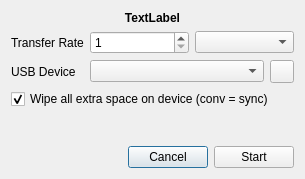
<?xml version="1.0" encoding="UTF-8"?>
<ui version="4.0">
 <class>isoDialog</class>
 <widget class="QDialog" name="isoDialog">
  <property name="geometry">
   <rect>
    <x>0</x>
    <y>0</y>
    <width>305</width>
    <height>179</height>
   </rect>
  </property>
  <property name="windowTitle">
   <string>Burn ISO/IMG to device</string>
  </property>
  <layout class="QFormLayout" name="formLayout">
   <item row="0" column="0" colspan="2">
    <widget class="QLabel" name="label_iso">
     <property name="font">
      <font>
       <weight>75</weight>
       <bold>true</bold>
      </font>
     </property>
     <property name="text">
      <string>TextLabel</string>
     </property>
     <property name="alignment">
      <set>Qt::AlignCenter</set>
     </property>
    </widget>
   </item>
   <item row="1" column="0">
    <widget class="QLabel" name="label">
     <property name="sizePolicy">
      <sizepolicy hsizetype="Expanding" vsizetype="Preferred">
       <horstretch>0</horstretch>
       <verstretch>0</verstretch>
      </sizepolicy>
     </property>
     <property name="text">
      <string>Transfer Rate</string>
     </property>
    </widget>
   </item>
   <item row="1" column="1">
    <layout class="QHBoxLayout" name="horizontalLayout">
     <item>
      <widget class="QSpinBox" name="spin_rate_num">
       <property name="sizePolicy">
        <sizepolicy hsizetype="Preferred" vsizetype="Fixed">
         <horstretch>0</horstretch>
         <verstretch>0</verstretch>
        </sizepolicy>
       </property>
       <property name="minimum">
        <number>1</number>
       </property>
       <property name="maximum">
        <number>1023</number>
       </property>
      </widget>
     </item>
     <item>
      <widget class="QComboBox" name="combo_rate_units"/>
     </item>
    </layout>
   </item>
   <item row="2" column="0">
    <widget class="QLabel" name="label_3">
     <property name="text">
      <string>USB Device</string>
     </property>
    </widget>
   </item>
   <item row="3" column="0" colspan="2">
    <widget class="QCheckBox" name="check_sync">
     <property name="text">
      <string>Wipe all extra space on device (conv = sync)</string>
     </property>
     <property name="checked">
      <bool>true</bool>
     </property>
    </widget>
   </item>
   <item row="2" column="1">
    <layout class="QHBoxLayout" name="horizontalLayout_2">
     <item>
      <widget class="QComboBox" name="combo_devices"/>
     </item>
     <item>
      <widget class="QToolButton" name="tool_refresh">
       <property name="toolTip">
        <string>Refresh Device List</string>
       </property>
       <property name="text">
        <string notr="true"/>
       </property>
      </widget>
     </item>
    </layout>
   </item>
   <item row="4" column="0">
    <spacer name="verticalSpacer">
     <property name="orientation">
      <enum>Qt::Vertical</enum>
     </property>
     <property name="sizeHint" stdset="0">
      <size>
       <width>20</width>
       <height>40</height>
      </size>
     </property>
    </spacer>
   </item>
   <item row="5" column="0" colspan="2">
    <layout class="QHBoxLayout" name="horizontalLayout_3">
     <item>
      <spacer name="horizontalSpacer">
       <property name="orientation">
        <enum>Qt::Horizontal</enum>
       </property>
       <property name="sizeHint" stdset="0">
        <size>
         <width>40</width>
         <height>20</height>
        </size>
       </property>
      </spacer>
     </item>
     <item>
      <widget class="QPushButton" name="push_cancel">
       <property name="text">
        <string>Cancel</string>
       </property>
      </widget>
     </item>
     <item>
      <widget class="QPushButton" name="push_start">
       <property name="text">
        <string>Start</string>
       </property>
      </widget>
     </item>
    </layout>
   </item>
  </layout>
 </widget>
 <resources/>
 <connections/>
</ui>
